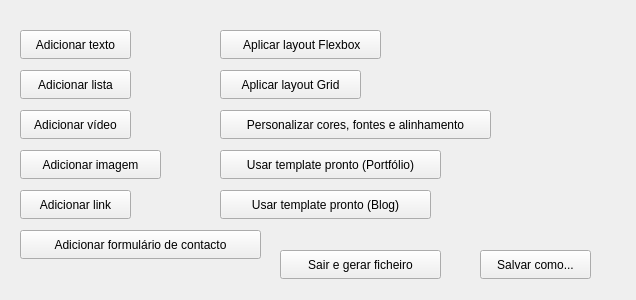
<?xml version="1.0" encoding="UTF-8"?>
<ui version="4.0">
 <class>MainMenu</class>
 <widget class="QWidget" name="MainMenu">
  <property name="geometry">
   <rect>
    <x>0</x>
    <y>0</y>
    <width>636</width>
    <height>300</height>
   </rect>
  </property>
  <property name="windowTitle">
   <string>Form</string>
  </property>
  <widget class="QPushButton" name="btnAdicionarTexto">
   <property name="geometry">
    <rect>
     <x>20</x>
     <y>30</y>
     <width>111</width>
     <height>29</height>
    </rect>
   </property>
   <property name="text">
    <string>Adicionar texto</string>
   </property>
  </widget>
  <widget class="QPushButton" name="btnAdicionarLista">
   <property name="geometry">
    <rect>
     <x>20</x>
     <y>70</y>
     <width>111</width>
     <height>29</height>
    </rect>
   </property>
   <property name="text">
    <string>Adicionar lista</string>
   </property>
  </widget>
  <widget class="QPushButton" name="btnAdicionarVideo">
   <property name="geometry">
    <rect>
     <x>20</x>
     <y>110</y>
     <width>111</width>
     <height>29</height>
    </rect>
   </property>
   <property name="text">
    <string>Adicionar vídeo</string>
   </property>
  </widget>
  <widget class="QPushButton" name="btnAdicionarImagem">
   <property name="geometry">
    <rect>
     <x>20</x>
     <y>150</y>
     <width>141</width>
     <height>29</height>
    </rect>
   </property>
   <property name="text">
    <string>Adicionar imagem</string>
   </property>
  </widget>
  <widget class="QPushButton" name="btnAdicionarLink">
   <property name="geometry">
    <rect>
     <x>20</x>
     <y>190</y>
     <width>111</width>
     <height>29</height>
    </rect>
   </property>
   <property name="text">
    <string>Adicionar link</string>
   </property>
  </widget>
  <widget class="QPushButton" name="btnAdicionarFormulario">
   <property name="geometry">
    <rect>
     <x>20</x>
     <y>230</y>
     <width>241</width>
     <height>29</height>
    </rect>
   </property>
   <property name="text">
    <string>Adicionar formulário de contacto</string>
   </property>
  </widget>
  <widget class="QPushButton" name="btnLayoutFlexbox">
   <property name="geometry">
    <rect>
     <x>220</x>
     <y>30</y>
     <width>161</width>
     <height>29</height>
    </rect>
   </property>
   <property name="text">
    <string> Aplicar layout Flexbox</string>
   </property>
  </widget>
  <widget class="QPushButton" name="btnLayoutGrid">
   <property name="geometry">
    <rect>
     <x>220</x>
     <y>70</y>
     <width>141</width>
     <height>29</height>
    </rect>
   </property>
   <property name="text">
    <string>Aplicar layout Grid</string>
   </property>
  </widget>
  <widget class="QPushButton" name="btnPersonalizarEstilo">
   <property name="geometry">
    <rect>
     <x>220</x>
     <y>110</y>
     <width>271</width>
     <height>29</height>
    </rect>
   </property>
   <property name="text">
    <string>Personalizar cores, fontes e alinhamento</string>
   </property>
  </widget>
  <widget class="QPushButton" name="btnTemplatePortfolio">
   <property name="geometry">
    <rect>
     <x>220</x>
     <y>150</y>
     <width>221</width>
     <height>29</height>
    </rect>
   </property>
   <property name="text">
    <string>Usar template pronto (Portfólio)</string>
   </property>
  </widget>
  <widget class="QPushButton" name="btnTemplateBlog">
   <property name="geometry">
    <rect>
     <x>220</x>
     <y>190</y>
     <width>211</width>
     <height>29</height>
    </rect>
   </property>
   <property name="text">
    <string>Usar template pronto (Blog)</string>
   </property>
  </widget>
  <widget class="QPushButton" name="btnSalvar">
   <property name="geometry">
    <rect>
     <x>480</x>
     <y>250</y>
     <width>111</width>
     <height>29</height>
    </rect>
   </property>
   <property name="text">
    <string>Salvar como...</string>
   </property>
  </widget>
  <widget class="QPushButton" name="btnSair">
   <property name="geometry">
    <rect>
     <x>280</x>
     <y>250</y>
     <width>161</width>
     <height>29</height>
    </rect>
   </property>
   <property name="text">
    <string>Sair e gerar ficheiro</string>
   </property>
  </widget>
 </widget>
 <resources/>
 <connections/>
</ui>
